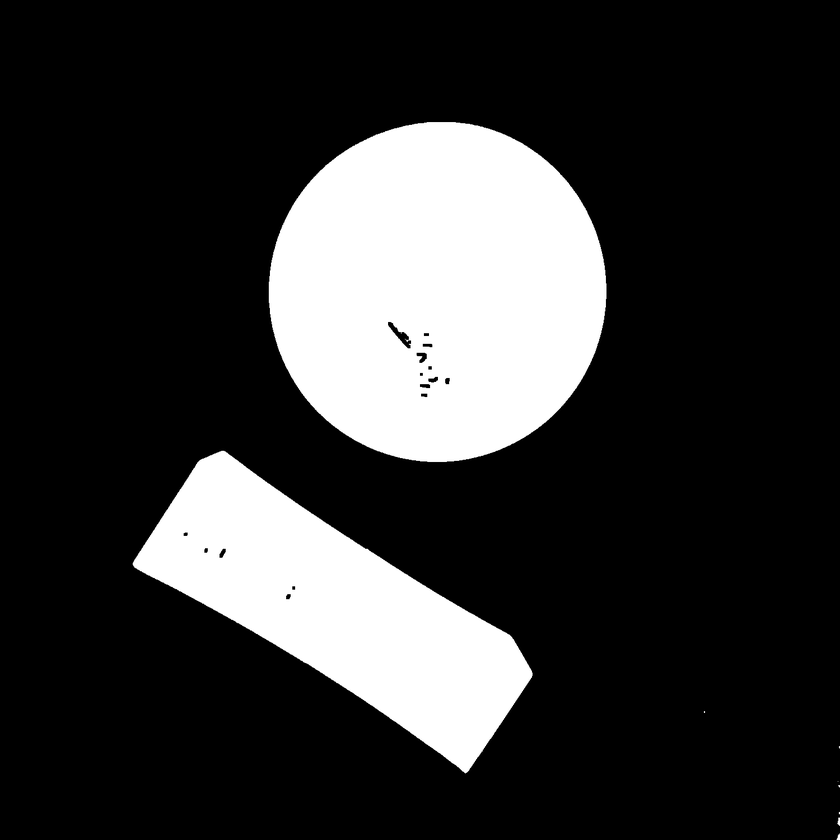
#> input picture Segmentacion_media.png, 840 x 840 px, shrunk from 1500 x 1500 before the run; the run also reads 1 picture not shown here
$ jupyter execute AjusteBrillo.ipynb
#> lines starting #> are read from the running program, lines starting #| are printed output that depends on the picture
[cell 1]
import cv2
import numpy as np
import matplotlib.pyplot as plt

# Cargar imagen en escala de grises
og = cv2.imread('Segmentacion_media.png', cv2.IMREAD_COLOR_RGB)
#> og is the input picture: shape (840, 840, 3); min 0, max 255, mean 51.4
imagen = cv2.imread('filtro_minimo.png', cv2.IMREAD_GRAYSCALE)
#> imagen: shape (840, 840); min 0, max 255, mean 51.4

# Ecualización uniforme
uniforme = cv2.equalizeHist(imagen)

# Ecualización exponencial
exp = np.uint8(255 * (1 - np.exp(-imagen / 255)))

# Ecualización Rayleigh
rayleigh = np.uint8(255 * np.sqrt(imagen / 255))

# Ecualización hipercúbica
hipercubica = np.uint8(255 * (imagen / 255) ** 4)

# Ecualización logarítmica hiperbólica
log_hiper = np.uint8(255 * np.log1p(imagen) / np.log1p(255))

# Función potencia
potencia = np.uint8(255 * (imagen / 255) ** 2)

# Corrección Gamma
gamma = 2.5
imagen_gamma = np.power(imagen / 255.0, gamma) * 255
imagen_gamma = np.uint8(imagen_gamma)

imagenes = [
    imagen,
    uniforme,
    exp,
    rayleigh,
    hipercubica,
    log_hiper,
    potencia,
    imagen_gamma
]

titulos = [
    'Imagen Original',
    'Ecualización Uniforme',
    'Ecualización Exponencial',
    'Ecualización Rayleigh',
    'Ecualización Hipercúbica',
    'Ecualización Logarítmica Hiperbólica',
    'Función Potencia',
    f'Corrección Gamma (γ={gamma})'
]

fig, ejes = plt.subplots(2, 4, figsize=(16, 8))


for eje, img, titulo in zip(ejes.flat, imagenes, titulos):
    eje.imshow(img, cmap='gray')
    eje.set_title(titulo)
    eje.axis('off')
#> this loop made 8 passes
#> titulo on passes 1 to 8: 'Imagen Original', 'Ecualización Uniforme', 'Ecualización Exponencial', 'Ecualización Rayleigh', 'Ecualización Hipercúbica', 'Ecualización Logarítmica Hiperbólica', 'Función Potencia', 'Corrección Gamma (γ=2.5)'

plt.tight_layout()
plt.show()

[cell 2]
#Guardar imagen de corrección gamma
cv2.imwrite('correccion_gamma.png', imagen_gamma)
#> Out = True

### Por desplazamiento del histograma

[cell 3]
import cv2
import numpy as np
import matplotlib.pyplot as plt

# Cargar la imagen en escala de grises
imagen = cv2.imread('filtro_minimo.png', cv2.IMREAD_GRAYSCALE)


# Definir el desplazamiento del histograma(positivo o negativo)
desplazamiento = 50
# Aumentar el brillo
imagen_mas_brillante = cv2.add(imagen, np.full_like(imagen, desplazamiento))
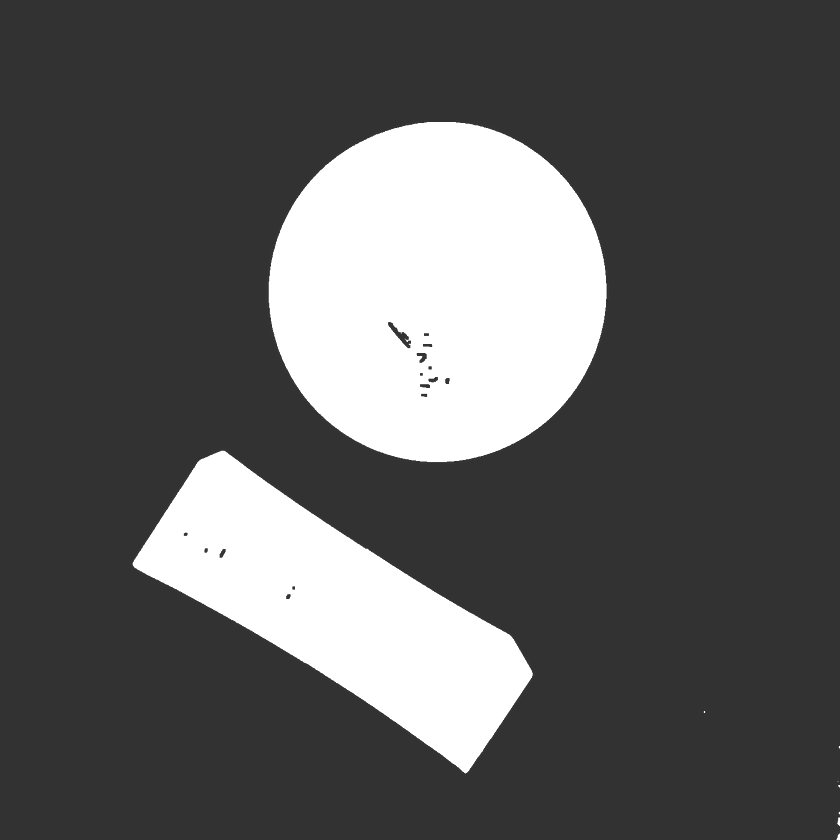
#> imagen_mas_brillante: shape (840, 840); min 50, max 255, mean 91.4

# Disminuir el brillo
imagen_mas_oscura = cv2.subtract(imagen, np.full_like(imagen, desplazamiento))
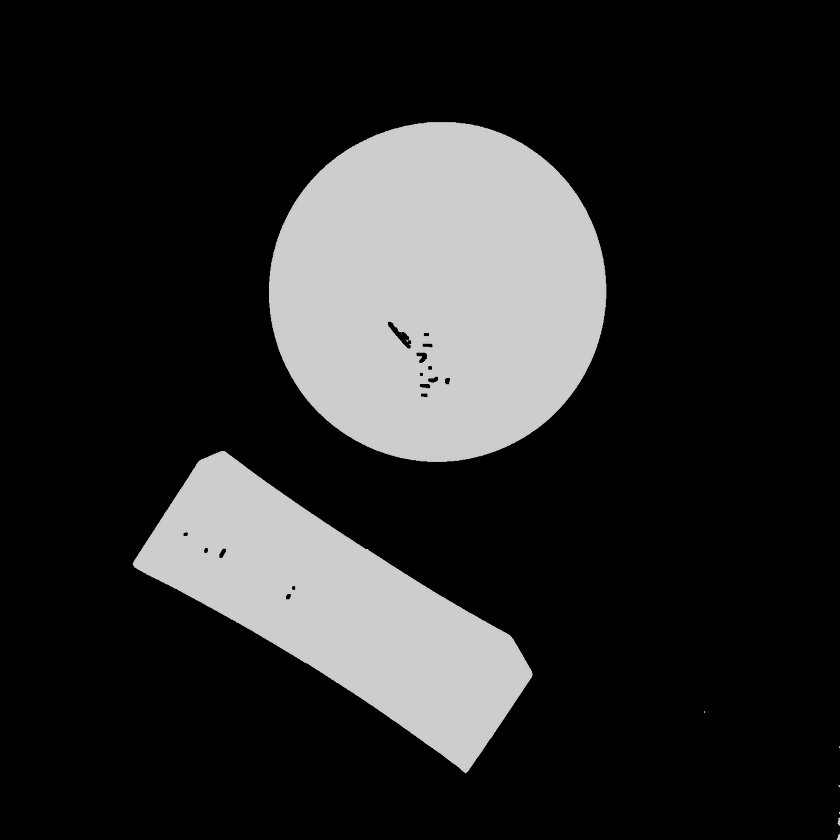
#> imagen_mas_oscura: shape (840, 840); min 0, max 205, mean 41.3

# Mostrar resultados
plt.figure(figsize=(12, 6))

plt.subplot(1, 3, 1)
plt.imshow(imagen, cmap='gray', vmin=0, vmax=255)
plt.title('Imagen original')
plt.axis('off')

plt.subplot(1, 3, 2)
plt.imshow(imagen_mas_brillante, cmap='gray', vmin=0, vmax=255)
plt.title('Aumento del brillo')
plt.axis('off')

plt.subplot(1, 3, 3)
plt.imshow(imagen_mas_oscura, cmap='gray', vmin=0, vmax=255)
plt.title('Disminución del brillo')
plt.axis('off')

plt.tight_layout()
plt.show()
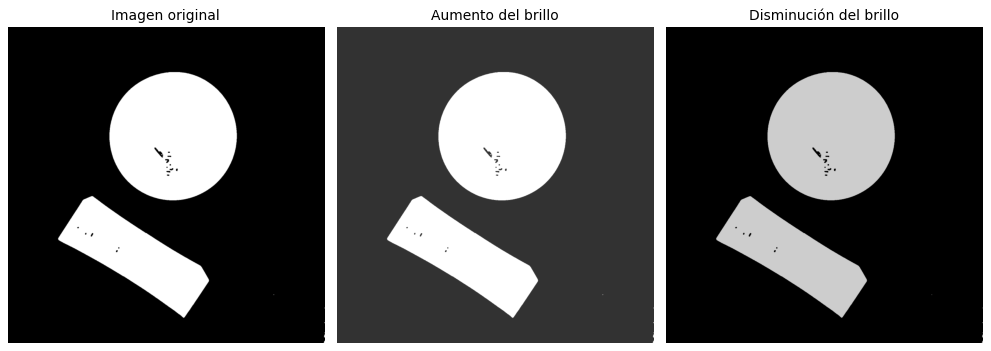
#> figure drawn by matplotlib, 3 panels

### Expansion y contracción del histograma

[cell 4]
import cv2
import numpy as np
import matplotlib.pyplot as plt

# Cargar la imagen en escala de grises
imagen = cv2.imread('filtro_minimo.png', cv2.IMREAD_GRAYSCALE)


# Obtener la intensidad mínima y máxima de la imagen
g_min = int(np.min(imagen))
#> g_min = 0
g_max = int(np.max(imagen))
#> g_max = 255

# Evitar división entre cero
if g_max == g_min:
    raise ValueError("La imagen tiene una intensidad constante.")

# EXPANSIÓN DEL HISTOGRAMA
# Llevar las intensidades al rango completo [0, 255]
imagen_expansion = (
    (imagen.astype(np.float32) - g_min)
    * 255 / (g_max - g_min)
)
imagen_expansion = np.clip(imagen_expansion, 0, 255).astype(np.uint8)

# CONTRACCIÓN DEL HISTOGRAMA
# Reducir las intensidades al rango [50, 200]
nuevo_min = 70
nuevo_max = 170

imagen_contraccion = (
    (imagen.astype(np.float32) - g_min)
    * (nuevo_max - nuevo_min) / (g_max - g_min)
    + nuevo_min
)
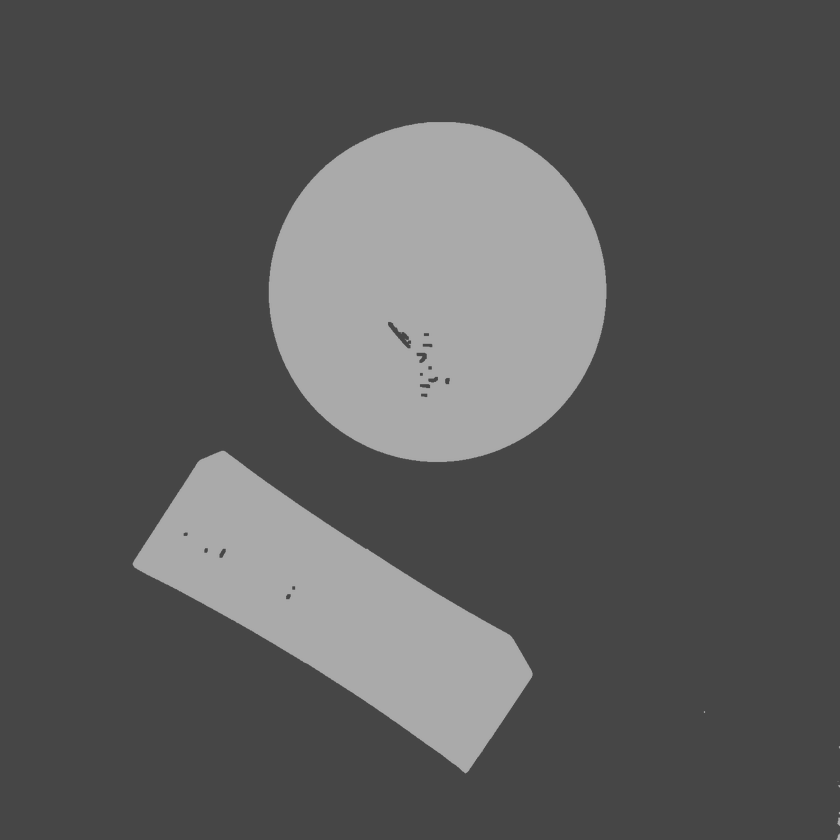
#> imagen_contraccion: shape (840, 840) float32; min 70, max 170, mean 90.2
imagen_contraccion = np.clip(
    imagen_contraccion, 0, 255
).astype(np.uint8)

# Mostrar resultados
plt.figure(figsize=(12, 6))

plt.subplot(1, 3, 1)
plt.imshow(imagen, cmap='gray', vmin=0, vmax=255)
plt.title('Imagen original')
plt.axis('off')

plt.subplot(1, 3, 2)
plt.imshow(imagen_expansion, cmap='gray', vmin=0, vmax=255)
plt.title('Expansión del histograma')
plt.axis('off')

plt.subplot(1, 3, 3)
plt.imshow(imagen_contraccion, cmap='gray', vmin=0, vmax=255)
plt.title('Contracción del histograma')
plt.axis('off')

plt.tight_layout()
plt.show()

# Mostrar los histogramas
plt.figure(figsize=(12, 4))

plt.subplot(1, 3, 1)
plt.hist(imagen.ravel(), bins=256, range=(0, 256))
plt.title('Histograma original')

plt.subplot(1, 3, 2)
plt.hist(imagen_expansion.ravel(), bins=256, range=(0, 256))
plt.title('Histograma expandido')

plt.subplot(1, 3, 3)
plt.hist(imagen_contraccion.ravel(), bins=256, range=(0, 256))
plt.title('Histograma contraído')

plt.tight_layout()
plt.show()
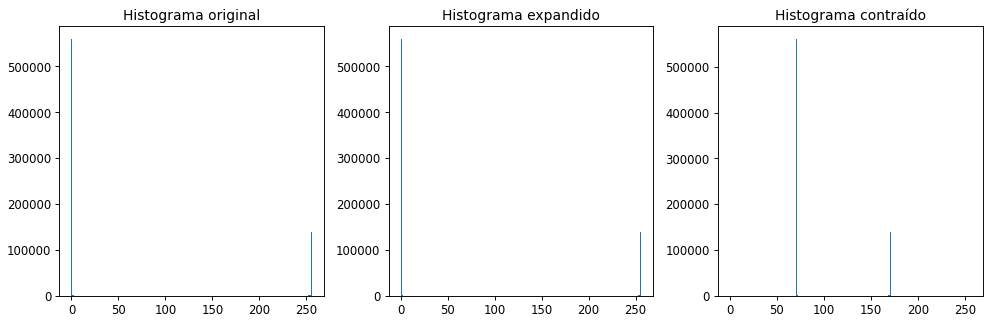
#> figure drawn by matplotlib, 3 panels; panel 1: tallest bar 559479 high, from x = 0 to 1; panel 2: tallest bar 559479 high, from x = 0 to 1; panel 3: tallest bar 560639 high, from x = 70 to 71
